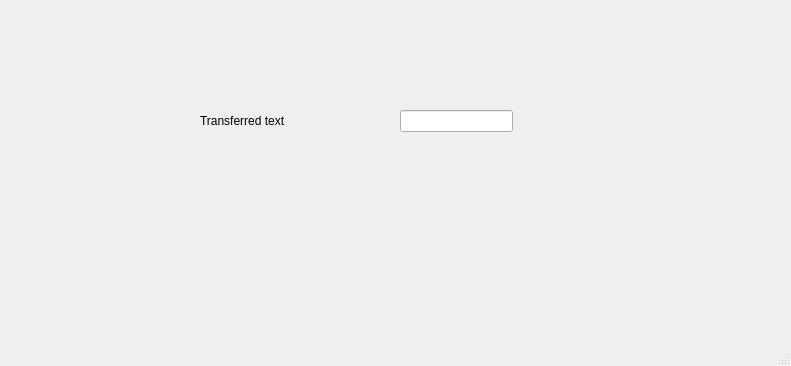
<?xml version="1.0" encoding="UTF-8"?>
<ui version="4.0">
 <class>secondWindow</class>
 <widget class="QMainWindow" name="secondWindow">
  <property name="geometry">
   <rect>
    <x>0</x>
    <y>0</y>
    <width>791</width>
    <height>366</height>
   </rect>
  </property>
  <property name="font">
   <font>
    <family>Arial</family>
    <pointsize>9</pointsize>
   </font>
  </property>
  <property name="windowTitle">
   <string>Second Window</string>
  </property>
  <widget class="QWidget" name="centralwidget">
   <widget class="QLabel" name="lblText">
    <property name="geometry">
     <rect>
      <x>200</x>
      <y>110</y>
      <width>141</width>
      <height>21</height>
     </rect>
    </property>
    <property name="text">
     <string>Transferred text</string>
    </property>
   </widget>
   <widget class="QLineEdit" name="txtTransferredText">
    <property name="geometry">
     <rect>
      <x>400</x>
      <y>110</y>
      <width>113</width>
      <height>22</height>
     </rect>
    </property>
   </widget>
  </widget>
  <widget class="QMenuBar" name="menubar">
   <property name="geometry">
    <rect>
     <x>0</x>
     <y>0</y>
     <width>791</width>
     <height>23</height>
    </rect>
   </property>
  </widget>
  <widget class="QStatusBar" name="statusbar"/>
 </widget>
 <resources/>
 <connections/>
</ui>
